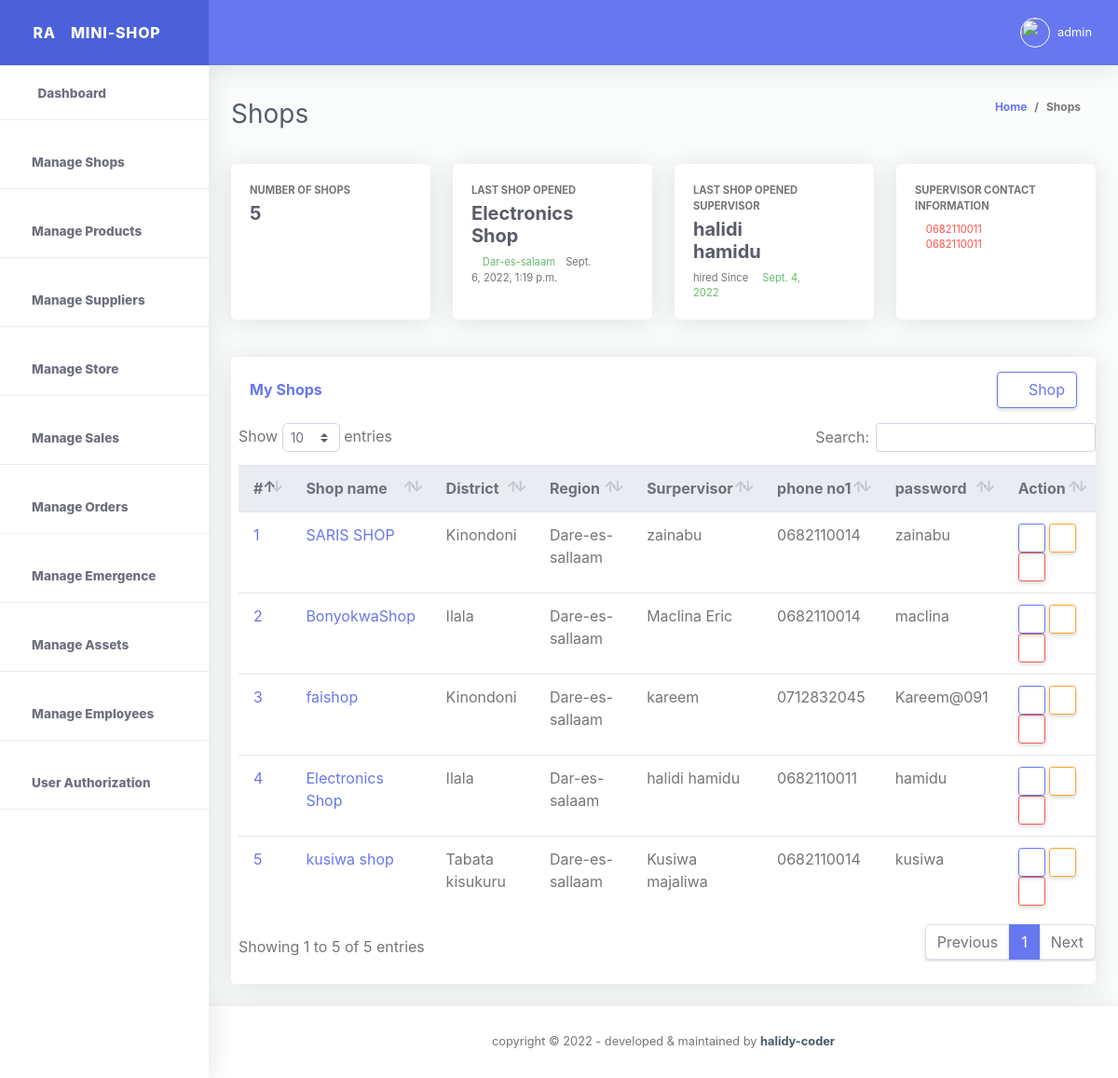
Screenshot of /my-shops (signed in) with the database file from the repository.
### storeApp/models.py (models this page shows, shortened)
class ShopsTable(models.Model):
    id = models.UUIDField(
        primary_key=True, default=uuid.uuid4, editable=False, unique=True)
    shop_name = models.CharField(max_length=100)
    shop_street = models.CharField(max_length=100)
    shop_district = models.CharField(max_length=100)
    shop_region = models.CharField(max_length=100)
    shop_start_date = models.DateTimeField(auto_now_add=True)
    shop_supervisor = models.ForeignKey(
        EmployeeDetailInformations, on_delete=models.CASCADE)
    updated_at = models.DateTimeField(auto_now=True)
    class Meta:
        verbose_name_plural = 'Shops List'

class EmployeeDetailInformations(models.Model):
    id = models.UUIDField(
        primary_key=True, default=uuid.uuid4, editable=False, unique=True)
    employee_Full_name = models.CharField(max_length=200)
    employee_gender = models.CharField(max_length=100)
    employee_email_address = models.EmailField()
    employee_start_date = models.DateField(auto_now_add=True)
    employee_phone_number1 = models.CharField(max_length=100)
    employee_phone_number2 = models.CharField(max_length=100)
    employee_residence_area = models.CharField(max_length=100)
    employee_username = models.CharField(max_length=100, null=True, blank=True)
    employee_password = models.CharField(max_length=100, null=True, blank=True)
    created_at = models.DateTimeField(auto_now_add=True)
    updated_at = models.DateTimeField(auto_now=True)
    class Meta:
        verbose_name_plural = 'list of Employees'
    def __str__(self):
        return str(self.employee_Full_name)

### storeApp/views.py (the view, shortened to what this page needs)
# urls.py: path('my-shops', views.shopPage, name="shopPage"),
@cache_control(no_cache=True, must_revalidate=True, no_store=True)
@login_required(login_url=LOGIN_URL)
def shopPage(request):
  if request.method == "POST" and request.POST.get('add_shop'):
    print(request.POST.get('employee_Full_name'))
    form = ShopsTableForm(request.POST)
    if form.is_valid():
      form.save()
      shop_name = request.POST.get('shop_name')
      messages.success(request, f"{shop_name} added successFull by {request.user.username}")
      return redirect("storeApp:shopPage")
    else:
      messages.info(request, "please try again.")
      return redirect("storeApp:shopPage")
  else:
    try:
      get_all_user_authorizations = AuthorizeUsers.objects.get(select_user = request.user)
    except:
      messages.info(request, f"{request.user} does not have any credential yet!")
      return redirect("storeApp:shopPage")
    get_all_employee = EmployeeDetailInformations.objects.all().order_by('-updated_at')
    get_all_shops = ShopsTable.objects.all().order_by('-updated_at')
    get_number_of_shops = ShopsTable.objects.all().count()
    try:
      get_last_opened_shops = ShopsTable.objects.first()
    except Exception as e:
      get_last_opened_shops = 0
    template_name = 'store/shopPage.html'
    context = {
      'get_all_employee':get_all_employee,
      'get_all_shops':get_all_shops,
      'get_number_of_shops':get_number_of_shops,
      'get_last_opened_shops':get_last_opened_shops,
      'get_all_user_authorizations':get_all_user_authorizations,
    }
    return render(request, template_name, context)

### templates/store/shopPage.html (shortened to what this page needs)
{% extends './base.html' %}
{% load static %}
{% block content %}
{% include './shopStatusBar.html' %}
{% include './shopDatatables.html' %}
{% endblock %}

### templates/store/base.html (shortened to what this page needs)
<!DOCTYPE html>
<html lang="en">
{% load static %}
<head>
  <link href="{% static './vendor/fontawesome-free/css/all.min.css' %}" rel="stylesheet" type="text/css">
  <link href="{% static './vendor/bootstrap/css/bootstrap.min.css' %}" rel="stylesheet" type="text/css">
  <link href="{% static './css/ruang-admin.min.css' %}" rel="stylesheet">
  <link href="{% static './css/chart.css' %}" rel="stylesheet">
  <link href="{% static './vendor/datatables/dataTables.bootstrap4.min.css' %}" rel="stylesheet">
  <link href="{% static './vendor/select2/dist/css/select2.min.css'%}" rel="stylesheet" type="text/css">
  <link href="{% static './vendor/bootstrap-datepicker/css/bootstrap-datepicker.min.css' %}" rel="stylesheet" >
  <link href="{% static './vendor/bootstrap-touchspin/css/jquery.bootstrap-touchspin.css' %} " rel="stylesheet" >
  <link href="{% static './vendor/clock-picker/clockpicker.css' %}" rel="stylesheet">
  <link href="{% static './css/ruang-admin.css' %}" rel="stylesheet">
</head>
<body id="page-top" >
<div id="wrapper" >
  <ul class="navbar-nav sidebar sidebar-light accordion" id="accordionSidebar">
    <a class="sidebar-brand d-flex align-items-center justify-content-center" href="homePage">
      <div class="sidebar-brand-icon">
        <span>RA</span>
      </div>
      <div class="sidebar-brand-text mx-3">MINI-SHOP</div>
    </a>
    <hr class="sidebar-divider my-0">
    {% if get_all_user_authorizations.view_dashboard %}
    <li class="nav-item active ">
      <a class="nav-link" href="{% url 'storeApp:homepage' %}">
        <i class="fas fa-fw fa-tachometer-alt"></i>
        <span>Dashboard</span></a>
      </li>
    <hr class="sidebar-divider">
    {% endif %}
    {% if get_all_user_authorizations.manage_shop %}
    <li class="nav-item active">
      <a class="nav-link" href="{% url 'storeApp:shopPage' %}">
        <i class="fas fas fas fa-store-alt fa-2x text-success"></i>
        <span>Manage Shops</span></a>
    </li>
    <hr class="sidebar-divider">
    {% endif %}
    {% if get_all_user_authorizations.manage_product %}
    <li class="nav-item active">
      <a class="nav-link" href="{% url 'storeApp:productPage' %}">
        <i class="fas fas fab fa-shopping-bag fa-2x text-success"></i>
        <span>Manage Products</span></a>
    </li>
    <hr class="sidebar-divider">
    {% endif %}
    {% if get_all_user_authorizations.manage_supplier %}
    <li class="nav-item active">
      <a class="nav-link" href="{% url 'storeApp:suppliersPage' %}">
        <i class="fas fas fa-user-friends fa-2x text-success"></i>
        <span>Manage Suppliers</span></a>
    </li>
    <hr class="sidebar-divider">
    {% endif %}
    {% if get_all_user_authorizations.manage_store %}
    <li class="nav-item active">
      <a class="nav-link" href="{% url 'storeApp:storePage' %}">
        <i class="fas fas fa-store-alt fa-2x text-success"></i>
        <span>Manage Store</span></a>
    </li>
    <hr class="sidebar-divider">
    {% endif %}
    {% if get_all_user_authorizations.manage_sales %}
    <li class="nav-item active">
      <a class="nav-link" href="{% url 'storeApp:salesPage' %}">
        <i class="fas far fa-money-bill-alt fa-2x text-success"></i>
        <span>Manage Sales</span></a>
    </li>
    <hr class="sidebar-divider">
    {% endif %}
    {% if get_all_user_authorizations.manage_orders %}
    <li class="nav-item active">
      <a class="nav-link" href="{% url 'storeApp:ordersPage' %}">
        <i class="fas far fas fa-cart-arrow-down fa-2x text-success"></i>
        <span>Manage Orders</span></a>
    </li>
    <hr class="sidebar-divider">
    {% endif %}
    {% if get_all_user_authorizations.manage_emergence %}
    <li class="nav-item active">
      <a class="nav-link" href="{% url 'storeApp:emergencePage' %}">
        <i class="fas far far fa-comments fa-2x text-success"></i>
        <span>Manage Emergence</span></a>
    </li>
    <hr class="sidebar-divider">
    {% endif %}
    {% if get_all_user_authorizations.manage_company_stock_or_assets %}
    <li class="nav-item active">
      <a class="nav-link" href="{% url 'storeApp:companyStockPage' %}">
        <i class="fas far far fa-store-alt fa-2x text-success"></i>
        <span>Manage Assets</span></a>
    </li>
    <hr class="sidebar-divider">
    {% endif %}
    {% if get_all_user_authorizations.manage_employees %}
    <li class="nav-item active">
      <a class="nav-link" href="{% url 'storeApp:employeePage' %}">
        <i class="fas fa-users fa-2x text-success"></i>
        <span>Manage Employees</span></a>
    </li>
  <hr class="sidebar-divider">
  {% endif %}
  {% if get_all_user_authorizations.manage_authorizations %}
    <li class="nav-item active">
      <a class="nav-link" href="{% url 'storeApp:authorizationPage' %}">
        <i class="fas far far fas fa-user-shield fa-2x text-success"></i>
        <span>User Authorization</span></a>
    </li>
    <hr class="sidebar-divider">
    {% endif %}
  </ul>
  <div id="content-wrapper" class="d-flex flex-column">
    <div id="content">
      <nav class="navbar navbar-expand navbar-light bg-navbar topbar mb-4 static-top">
        <button id="sidebarToggleTop" class="btn btn-link rounded-circle mr-3">
          <i class="fa fa-bars"></i>
        </button>
        <ul class="navbar-nav ml-auto">
          {% if request.user.is_authenticated %}
          <li class="nav-item dropdown no-arrow">
            <a class="nav-link dropdown-toggle" href="#" id="userDropdown" role="button" data-toggle="dropdown"
              aria-haspopup="true" aria-expanded="false">
              <img class="img-profile rounded-circle" src="{% static 'img/boy.png' %}" style="max-width: 60px">
              <span class="ml-2 d-none d-lg-inline text-white small">{{request.user.username}}</span>
            </a>
          </li>
          {% endif %}
        </ul>
      </nav>
      {% block content %}
      {% endblock %}
    </div>
    <footer class="sticky-footer bg-white">
      <div class="container my-auto">
        <div class="copyright text-center my-auto">
          <span>copyright &copy; <script> document.write(new Date().getFullYear()); </script> - developed & maintained by
            <b><a href="https://halidy-coder.gitlab.io/" target="_blank">halidy-coder</a></b>
          </span>
        </div>
      </div>
    </footer>
  </div>
</div>
  </body>
</html>

### templates/store/shopStatusBar.html (shortened to what this page needs)
<div class="container-fluid" id="container-wrapper">
  <div class="d-sm-flex align-items-center justify-content-between mb-4">
    <h1 class="h3 mb-0 text-gray-800"> Shops</h1>
    <ol class="breadcrumb">
      <li class="breadcrumb-item"><a href="./">Home</a></li>
      <li class="breadcrumb-item active" aria-current="page">Shops</li>
    </ol>
  </div>
  <div class="row mb-3">
    <div class="col-xl-3 col-md-6 mb-4">
      <div class="card h-100">
        <div class="card-body">
          <div class="row align-items-center">
            <div class="col mr-2">
              <div class="text-xs font-weight-bold text-uppercase mb-1">Number of shops</div>
              <div class="h5 mb-0 font-weight-bold text-gray-800">{{get_number_of_shops}}</div>
            </div>
            <div class="col-auto">
              <i class="fas fa-calendar fa-2x text-primary"></i>
            </div>
          </div>
        </div>
      </div>
    </div>
    <div class="col-xl-3 col-md-6 mb-4">
      <div class="card h-100">
        <div class="card-body">
          <div class="row no-gutters align-items-center">
            <div class="col mr-2">
              <div class="text-xs font-weight-bold text-uppercase mb-1">last shop opened</div>
              <div class="h5 mb-0 font-weight-bold text-gray-800">{{get_last_opened_shops.shop_name}}</div>
              <div class="mt-2 mb-0 text-muted text-xs">
                <span class="text-success mr-2"><i class="fas fa-arrow-up"></i> {{get_last_opened_shops.shop_region }}</span>
                <span>{{get_last_opened_shops.shop_start_date}}</span>
              </div>
            </div>
            <div class="col-auto">
              <i class="fas fa-shopping-cart fa-2x text-success"></i>
            </div>
          </div>
        </div>
      </div>
    </div>
    <div class="col-xl-3 col-md-6 mb-4">
      <div class="card h-100">
        <div class="card-body">
          <div class="row no-gutters align-items-center">
            <div class="col mr-2">
              <div class="text-xs font-weight-bold text-uppercase mb-1"> last shop opened supervisor</div>
              <div class="h5 mb-0 mr-3 font-weight-bold text-gray-800">{{get_last_opened_shops.shop_supervisor}}</div>
              <div class="mt-2 mb-0 text-muted text-xs">
                <span>hired Since </span>
                <span class="text-success mr-2"><i class="fas fa-arrow-up"></i> {{get_last_opened_shops.shop_supervisor.employee_start_date}}</span>
              </div>
            </div>
            <div class="col-auto">
              <i class="fas fa-users fa-2x text-info"></i>
            </div>
          </div>
        </div>
      </div>
    </div>
    <div class="col-xl-3 col-md-6 mb-4">
      <div class="card h-100">
        <div class="card-body">
          <div class="row no-gutters align-items-center">
            <div class="col mr-2">
              <div class="text-xs font-weight-bold text-uppercase mb-1">supervisor contact information</div>
              <div class="mt-2 mb-0 text-muted text-xs">
                <span class="text-danger mr-2"><i class="fas fas fa-phone"></i> {{get_last_opened_shops.shop_supervisor.employee_phone_number1}}</span>
                <br>
                <span class="text-danger mr-2"><i class="fas fas fa-phone"></i> {{get_last_opened_shops.shop_supervisor.employee_phone_number1}}</span>
              </div>
            </div>
            <div class="col-auto">
              <i class="fas fa-comments fa-2x text-warning"></i>
            </div>
          </div>
        </div>
      </div>
    </div>
  </div>
  </div>

### templates/store/shopDatatables.html (shortened to what this page needs)
<div class="table_section">
  <div class="container-fluid">
    <div class="row">
      <div class="col-xl-12 col-lg-12 mb-4">
        <div class="card">
          <div class="card-header py-3 d-flex flex-row align-items-center justify-content-between">
            <h6 class="m-0 font-weight-bold text-primary">My Shops</h6>
            <button type="button" class="btn  btn-outline-primary" data-toggle="modal" data-target="#shopModal"
            id="#shopModal"><i class="fas fa-plus p-1"></i>Shop</button>
          </div>
          {% if get_number_of_shops >= 0 %}
          <div class="table-responsive pl-2">
            <table class="table align-items-center table-flush table-hover" id="dataTableHover">
              <thead class="thead-light">
                <tr>
                  <th>#</th>
                  <th>Shop name</th>
                  <th>District</th>
                  <th>Region</th>
                  <th>Surpervisor</th>
                  <th>phone no1</th>
                  <th>password</th>
                  <th>Action</th>
                </tr>
              </thead>
              <tbody>
                {% for shops in get_all_shops %}
                <tr>
                  <td><a href="#">{{forloop.counter}}</a></td>
                  <td><a href="#">{{shops.shop_name}}</a></td>
                  <td>{{shops.shop_district}}</td>
                  <td>{{shops.shop_region}}</td>
                  <td>{{shops.shop_supervisor}}</td>
                  <td>{{shops.shop_supervisor.employee_phone_number1}}</td>
                  <td>{{shops.shop_supervisor.employee_username}}</td>
                  <td>
                    <a data-toggle="modal" data-target="#shopDetailViewModal{{shops.id}}" class="btn btn-sm btn-outline-primary text-primary"><i class="fas fas fa-eye"></i></a>
                    <a  data-toggle="modal" data-target="#updateShopModal{{shops.id}}"
                    class="btn btn-sm btn-outline-warning"  ><i class="fas fas fas fa-pen"></i></a>
                    <a  data-toggle="modal" data-target="#deleteShopModal" class="btn btn-sm btn-outline-danger"><i class="fas fas fas far fa-trash-alt"></i></a>
                  </td>
                </tr>
              {% endfor %}
              </tbody>
            </table>
          </div>
          {% else %}
          <div class="table-responsive pl-2">
            <div class="empty_content">
              <p> No shops added yet! </p>
            </div>
          </div>
          {% endif %}
          <div class="card-footer"></div>
        </div>
      </div>
    </div>
  </div>
</div>

### rows the page displays
ShopsTable: shop_name "Electronics Shop", shop_region "Dar-es-salaam", shop_start_date "Sept. 6, 2022, 1:19 p.m.", shop_supervisor "halidi hamidu", shop_supervisor.employee_start_date "Sept. 4, 2022", shop_supervisor.employee_phone_number1 "0682110011", shop_district "Ilala", shop_supervisor.employee_username "hamidu"
ShopsTable: shop_name "SARIS SHOP", shop_district "Kinondoni", shop_region "Dare-es-sallaam", shop_supervisor "zainabu", shop_supervisor.employee_phone_number1 "0682110014", shop_supervisor.employee_username "zainabu"
ShopsTable: shop_name "BonyokwaShop", shop_district "Ilala", shop_region "Dare-es-sallaam", shop_supervisor "Maclina Eric", shop_supervisor.employee_phone_number1 "0682110014", shop_supervisor.employee_username "maclina"
ShopsTable: shop_name "faishop", shop_district "Kinondoni", shop_region "Dare-es-sallaam", shop_supervisor "kareem", shop_supervisor.employee_phone_number1 "0712832045", shop_supervisor.employee_username "Kareem@091"
ShopsTable: shop_name "kusiwa shop", shop_district "Tabata kisukuru", shop_region "Dare-es-sallaam", shop_supervisor "Kusiwa majaliwa", shop_supervisor.employee_phone_number1 "0682110014", shop_supervisor.employee_username "kusiwa"

### other values shown
{{ request.user.username }} "admin"
{{ get_number_of_shops }} "5"
